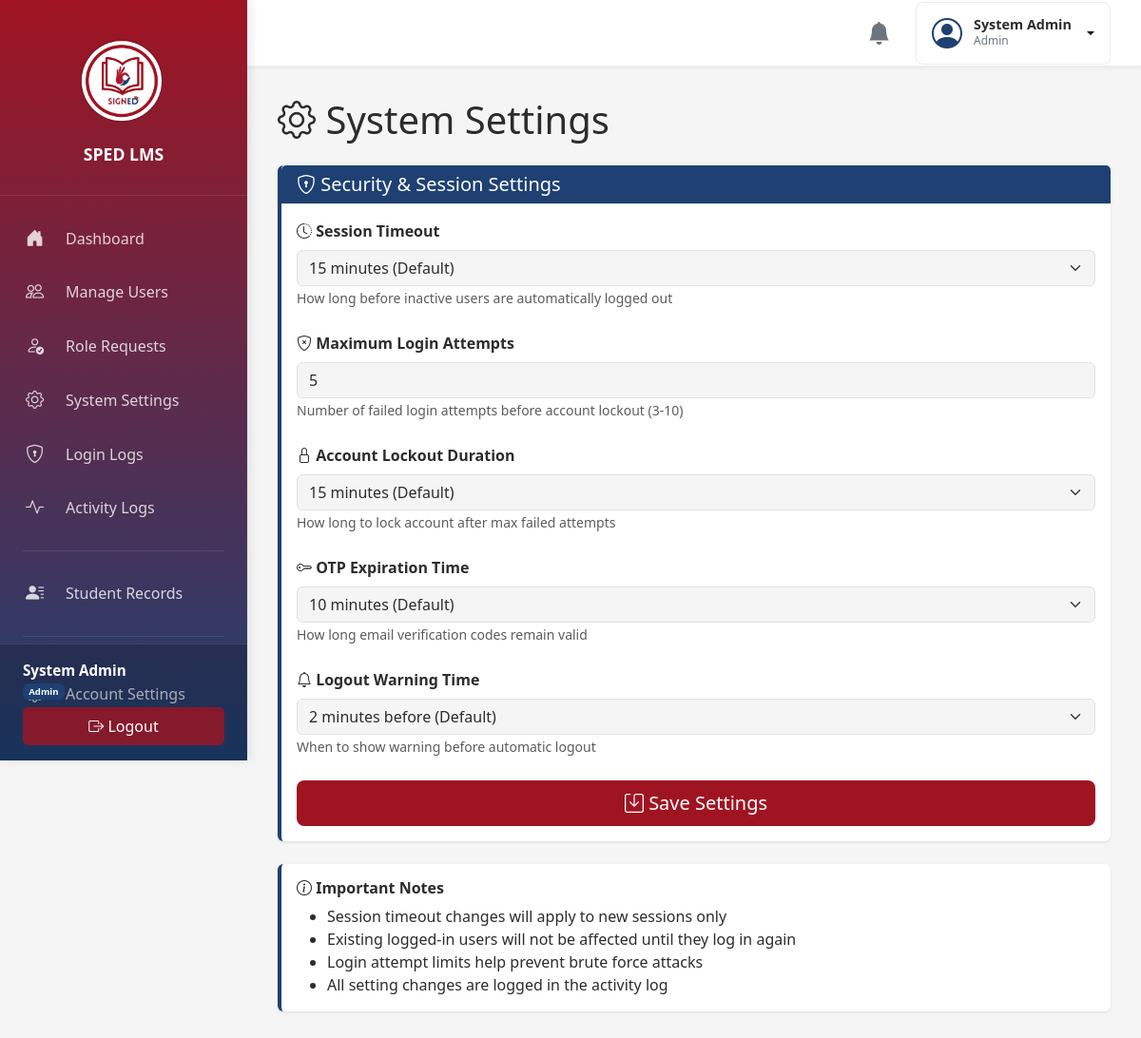
The app's page /admin/settings (signed in) with its own data.
### tables this page shows
CREATE TABLE IF NOT EXISTS system_settings (
    id INT AUTO_INCREMENT PRIMARY KEY,
    setting_key VARCHAR(100) UNIQUE NOT NULL,
    setting_value TEXT NOT NULL,
    category VARCHAR(50) NOT NULL,
    description TEXT,
    updated_at TIMESTAMP DEFAULT CURRENT_TIMESTAMP ON UPDATE CURRENT_TIMESTAMP,
    INDEX idx_category (category),
    INDEX idx_key (setting_key)
);

### app/Controllers/AdminController.php (called while the page is built, shortened)
<?php
require_once __DIR__ . '/../../config/db.php';
class AdminController {
    public function settings() {
        require_once __DIR__ . '/../Models/SystemSettingsModel.php';
        $settingsModel = new SystemSettingsModel();
        $settings = $settingsModel->getAllSettings();
        require_once __DIR__ . '/../Views/admin/settings.php';
    }
}

### public/index.php (called while the page is built, shortened)
<?php
require_once __DIR__ . '/../config/db.php';
require_once __DIR__ . '/../routes/web.php';

### config/db.php (called while the page is built, shortened)
<?php
require_once __DIR__ . '/env.php';
class Database {
    private static $instance = null;
    private $connection;
    private function __construct() {
        $host = env('DB_HOST', 'localhost');
        $dbname = env('DB_NAME', 'sped_lms');
        $username = env('DB_USER', 'root');
        $password = env('DB_PASS', '');
        $charset = 'utf8mb4';
        $dsn = "mysql:host=$host;dbname=$dbname;charset=$charset";
        $options = [
            PDO::ATTR_ERRMODE            => PDO::ERRMODE_EXCEPTION,
            PDO::ATTR_DEFAULT_FETCH_MODE => PDO::FETCH_ASSOC,
            PDO::ATTR_EMULATE_PREPARES   => false,
            PDO::MYSQL_ATTR_INIT_COMMAND => "SET autocommit=1, SESSION sql_mode='NO_AUTO_VALUE_ON_ZERO'"
        ];
        try {
            $this->connection = new PDO($dsn, $username, $password, $options);
        } catch (PDOException $e) {
            error_log("Database connection failed: " . $e->getMessage());
            die("Database connection failed. Please check your configuration.");
        }
    }
    public static function getInstance() {
        if (self::$instance === null) {
            self::$instance = new self();
        }
        return self::$instance;
    }
    public function getConnection() {
        return $this->connection;
    }
}

### config/env.php (called while the page is built, shortened)
<?php
function env($key, $default = null) {
    return $_ENV[$key] ?? getenv($key) ?: $default;
}

### app/Models/SystemSettingsModel.php (called while the page is built, shortened)
<?php
require_once __DIR__ . '/../../config/db.php';
class SystemSettingsModel {
    private $db;
    public function __construct() {
        $this->db = Database::getInstance()->getConnection();
    }
    public function getAllSettings() {
        $stmt = $this->db->query("
            SELECT setting_key, setting_value, category, description
            FROM system_settings
            ORDER BY category, setting_key
        ");
        $results = $stmt->fetchAll();
        $settings = [];
        foreach ($results as $row) {
            $settings[$row['setting_key']] = [
                'value' => $row['setting_value'],
                'category' => $row['category'],
                'description' => $row['description']
            ];
        }
        return $settings;
    }
}

### app/Views/admin/settings.php (the view, shortened to what this page needs)
<?php
require_once __DIR__ . '/../layouts/header.php';
?>
<body data-logged-in="true">
<?php require_once __DIR__ . '/../layouts/sidebar.php'; ?>
<?php require_once __DIR__ . '/../layouts/topbar.php'; ?>
<div class="main-content">
    <h1 class="mb-4">
        <i class="bi bi-gear"></i> System Settings
    </h1>
    <div class="card">
        <div class="card-header" style="background-color: #1e4072; color: white;">
            <h5 class="mb-0">
                <i class="bi bi-shield-lock"></i> Security & Session Settings
            </h5>
        </div>
        <div class="card-body">
            <form method="POST" action="<?php echo $basePath; ?>/admin/settings/update">
                <div class="mb-4">
                    <label class="form-label fw-bold">
                        <i class="bi bi-clock-history"></i> Session Timeout
                    </label>
                    <select name="session_timeout" class="form-select" required>
                        <option value="15" <?php echo ($settings['session_timeout']['value'] ?? 15) == 15 ? 'selected' : ''; ?>>15 minutes (Default)</option>
                    </select>
                    <small class="text-muted">How long before inactive users are automatically logged out</small>
                </div>
                <div class="mb-4">
                    <label class="form-label fw-bold">
                        <i class="bi bi-shield-x"></i> Maximum Login Attempts
                    </label>
                    <input type="number" name="max_login_attempts" class="form-control"
                           min="3" max="10"
                           value="<?php echo $settings['max_login_attempts']['value'] ?? 5; ?>"
                           required>
                    <small class="text-muted">Number of failed login attempts before account lockout (3-10)</small>
                </div>
                <div class="mb-4">
                    <label class="form-label fw-bold">
                        <i class="bi bi-lock"></i> Account Lockout Duration
                    </label>
                    <select name="lockout_duration" class="form-select" required>
                        <option value="15" <?php echo ($settings['lockout_duration']['value'] ?? 15) == 15 ? 'selected' : ''; ?>>15 minutes (Default)</option>
                    </select>
                    <small class="text-muted">How long to lock account after max failed attempts</small>
                </div>
                <div class="mb-4">
                    <label class="form-label fw-bold">
                        <i class="bi bi-key"></i> OTP Expiration Time
                    </label>
                    <select name="otp_expiration" class="form-select" required>
                        <option value="10" <?php echo ($settings['otp_expiration']['value'] ?? 10) == 10 ? 'selected' : ''; ?>>10 minutes (Default)</option>
                    </select>
                    <small class="text-muted">How long email verification codes remain valid</small>
                </div>
                <div class="mb-4">
                    <label class="form-label fw-bold">
                        <i class="bi bi-bell"></i> Logout Warning Time
                    </label>
                    <select name="logout_warning" class="form-select" required>
                        <option value="2" <?php echo ($settings['logout_warning']['value'] ?? 2) == 2 ? 'selected' : ''; ?>>2 minutes before (Default)</option>
                    </select>
                    <small class="text-muted">When to show warning before automatic logout</small>
                </div>
                <div class="d-grid gap-2">
                    <button type="submit" class="btn btn-lg" style="background-color: #a01422; color: white;">
                        <i class="bi bi-save"></i> Save Settings
                    </button>
                </div>
            </form>
        </div>
    </div>
    <div class="card mt-4" style="border-left: 4px solid #1e4072;">
        <div class="card-body">
            <h6 class="fw-bold"><i class="bi bi-info-circle"></i> Important Notes</h6>
            <ul class="mb-0">
                <li>Session timeout changes will apply to new sessions only</li>
                <li>Existing logged-in users will not be affected until they log in again</li>
                <li>Login attempt limits help prevent brute force attacks</li>
                <li>All setting changes are logged in the activity log</li>
            </ul>
        </div>
    </div>
</div>
<?php require_once __DIR__ . '/../layouts/footer.php'; ?>

### public/css/custom.css (style rules this page uses)
:root { --bs-primary: #a01422; --bs-primary-rgb: 160, 20, 34; --bs-secondary: #1e4072; --bs-secondary-rgb: 30, 64, 114; --bs-body-bg: #f5f5f5; --bs-body-color: #2c2c2c; --bs-border-radius: 6px; --bs-success: #3b6d11; --bs-warning: #f59e0b; --sidebar-width: 260px; }
.main-content { margin-left: var(--sidebar-width); min-height: 100vh; padding: 2rem; background-color: #f5f5f5; }
.card { background-color: #ffffff; border: none; border-left: 4px solid #1e4072; border-radius: 6px; box-shadow: 0 1px 3px rgba(0, 0, 0, 0.1); }
.card-header { background-color: #f9f9f9; border-bottom: 1px solid #e5e5e5; font-weight: 600; color: #2c2c2c; }
.bg-light-surface { background-color: #f5f5f5; }
.main-content { margin-top: 70px; }

### records on screen
system_settings: session_timeout "15 minutes (Default)"
system_settings: max_login_attempts "5"
system_settings: lockout_duration "15 minutes (Default)"
system_settings: otp_expiration "10 minutes (Default)"
system_settings: logout_warning "2 minutes before (Default)"

### other values on screen
$userName "System Admin"
str_replace('_', ' ', $role) "Admin"
